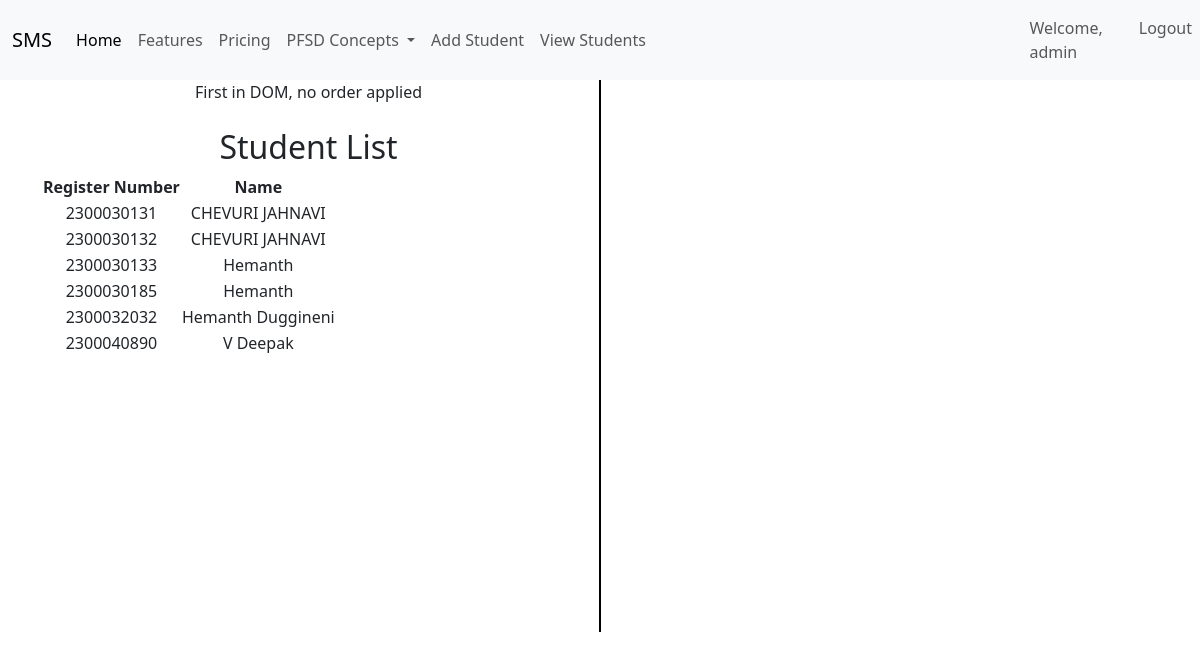
Page /student_list (signed in) on the committed database.
### adminapp/models.py (models this page shows, shortened)
class StudentList(models.Model):
    Register_Number= models.CharField(max_length=20, unique=True)
    Name = models.CharField(max_length=100)
    user = models.OneToOneField(User, on_delete=models.CASCADE, null=True)
    class User(models.Model) :
        username = models.CharField(max_length=150, unique=True)
        email = models.EmailField(unique=True)
        password = models.CharField(max_length=128)

### adminapp/views.py (the view)
# urls.py: path('student_list',views.student_list,name='student_list'),
def student_list(request):
    students = StudentList.objects.all()
    return render(request, 'adminapp/viewstudents.html', {'students': students})

### templates/adminapp/viewstudents.html (shortened to what this page needs)
{% extends 'Navbar/ProjectNavbar.html' %}
{% load static %}
{% block body %}
<div class="container text-center">
  <div class="row">
    <div class="col">
      First in DOM, no order applied
        <br><br>
            <h2>Student List</h2>
<table>
    <tr>
        <th>Register Number</th>
        <th>Name</th>
    </tr>
    {% for student in students %}
    <tr>
        <td>{{ student.Register_Number }}</td>
        <td>{{ student.Name }}</td>
    </tr>
    {% endfor %}
</table>
    </div>
      <br><br><br><br><br><br><br><br><br><br><br><br><br><br><br><br>
      <br><br><br><br><br><br><br>
       <div class="col-auto d-flex align-items-center">
      <div style="border-left: 2px solid black; height: 100%;"></div>
    </div>
    <div class="col">
        <br><br>
    </div>
  </div>
</div>
{% endblock %}

### templates/navbar/ProjectNavBar.html (shortened to what this page needs)
<!DOCTYPE html>
<html lang="en">
<head>
    <link href="https://cdn.jsdelivr.net/npm/bootstrap@5.3.3/dist/css/bootstrap.min.css" rel="stylesheet">
</head>
<body>
<nav class="navbar navbar-expand-lg navbar-light bg-light">
  <div class="container-fluid">
    <a class="navbar-brand" href="{% url 'projecthomepage' %}">SMS</a>
    <div class="collapse navbar-collapse" id="navbarNavDropdown">
      <ul class="navbar-nav">
        <li class="nav-item">
          <a class="nav-link active" aria-current="page" href="#">Home</a>
        </li>
        <li class="nav-item">
          <a class="nav-link" href="#">Features</a>
        </li>
        <li class="nav-item">
          <a class="nav-link" href="#">Pricing</a>
        </li>
        <li class="nav-item dropdown">
          <a class="nav-link dropdown-toggle" href="#" id="navbarDropdownMenuLink" role="button" data-bs-toggle="dropdown" aria-expanded="false">
            PFSD Concepts
          </a>
        </li>
          <li class="nav-item">
          <a class="nav-link" href="{% url 'add_student_page_call' %}">Add Student</a>
        </li>
          <li class="nav-item">
          <a class="nav-link" href="{% url 'student_list_page_call' %}">View Students</a>
        </li>
      </ul>
    </div>
  </div>
    <ul  class="navbar-nav ms-auto">
<li>
        {% if user.is_authenticated %}
        <li class="nav-item">
        <span class="nav-link">Welcome, {{ user.username }}</span>
    </li>
          <li class="nav-item">
          <a class="nav-link" href="{% url 'logout' %}">Logout</a>
          </li>
        {% endif %}
 </li>
      </ul>
</nav>
</body>
{% block body %}
{% endblock %}
</html>

### rows in the picture
StudentList: Register_Number "2300030131", Name "CHEVURI JAHNAVI"
StudentList: Register_Number "2300030132", Name "CHEVURI JAHNAVI"
StudentList: Register_Number "2300030133", Name "Hemanth"
StudentList: Register_Number "2300030185", Name "Hemanth"
StudentList: Register_Number "2300032032", Name "Hemanth Duggineni"
StudentList: Register_Number "2300040890", Name "V Deepak"

### other values in the picture
{{ user.username }} "admin"
